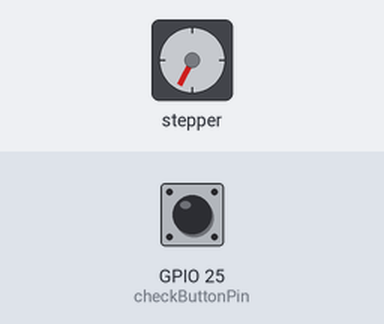
A sketch run on a simulated ESP32. On the bench: stepper motor. Wiring (inferred from the names in the program): stepper motor driver (200 steps per turn assumed): step GPIO 33; direction GPIO 32. The test bench sets the inputs (shaded band); at power-on: GPIO 25 (checkButtonPin) HIGH.

Above: at 0.8 s.
0.9 s: GPIO 25 (checkButtonPin) pulled LOW for 0.15 s
At 1.5 s:
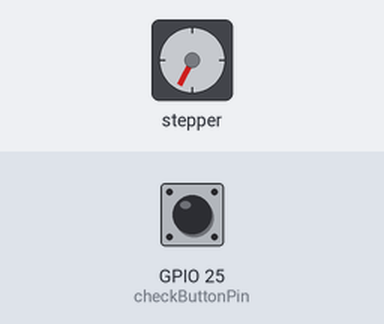
Timing chart, 0 to 3.9 s (numbered marks = the images above; inputs shaded):
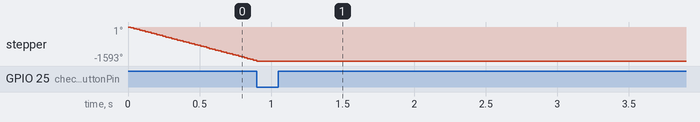

The sketch:

test_stepper_2.ino
```cpp
/* Example sketch to control a stepper motor with TB6600 stepper motor driver
  and Arduino without a library: continuous rotation.
  More info: https://www.makerguides.com */

// Define stepper motor connections:
#define dirPin 32
#define stepPin 33
// Pin for check button
#define checkButtonPin 25

void setup() {
    // Declare pins as output:
    stepper_setup();
    button_setup();

    calibrate_stepper_motor();
}

void stepper_setup() {
    pinMode(stepPin, OUTPUT);
    pinMode(dirPin, OUTPUT);
}

void button_setup() {
    pinMode(checkButtonPin, INPUT_PULLUP);
}

void move_motor(bool dir, int steps) {
    digitalWrite(dirPin, dir);
    // These four lines result in 1 step:wwww
    for (int i = 0; i < steps; i++) {
        digitalWrite(stepPin, HIGH);
        delayMicroseconds(500);
        digitalWrite(stepPin, LOW);
        delayMicroseconds(500);
    }
}

bool calibrate_stepper_motor() {
    while (digitalRead(checkButtonPin) == HIGH) {
        move_motor(0, 1);
    }
    return true;
}
```
